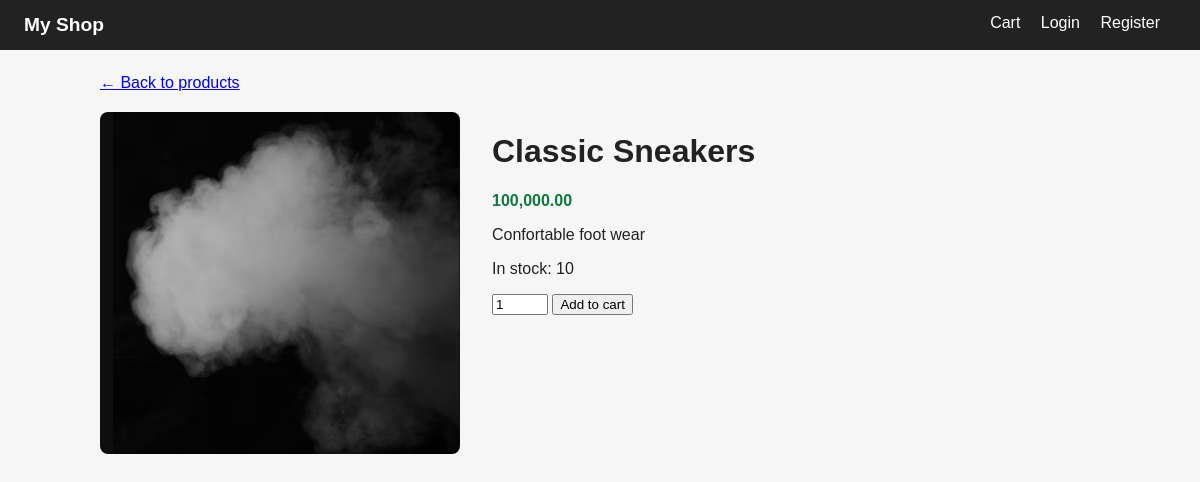
/products/1, run on the app's committed database.
### models.py (models this page shows)
class Product(SQLModel, table=True):
    id:Optional[int] = Field(default=None, primary_key=True)
    name:str
    description: str = ""
    price: float
    image: str = "placeholder.jpg"
    stock: int =10

### routers/products.py (the view)
@router.get ("/products/{product_id}")
def product_detail(
    product_id:int,
    request: Request,
    db: Session = Depends(get_db),
    user= Depends(get_optional_user),
    ):
    product = db.get(Product, product_id)
    if not product:
        raise HTTPException(status_code=404, detail="Product not found")
    return templates.TemplateResponse(
        request, "product_detail.html", {"product":product, "user": user}
    )

### templates/product_detail.html (shortened to what this page needs)
{% extends "base.html" %}
{% block content %}
<a href="/">&larr; Back to products</a>
<div class="detail">
  <img src="{{ url_for('static', path='images/' ~ product.image) }}" alt="{{ product.name }}">
  <div>
    <h1>{{ product.name }}</h1>
    <p class="price">{{ "{:,.2f}".format(product.price) }}</p>
    <p>{{ product.description }}</p>
    <p>In stock: {{ product.stock }}</p>
    {% if product.stock > 0 %}
    <form action="/cart/add/{{ product.id }}" method="post">
      <input type="number" name="quantity" value="1" min="1" max="{{ product.stock }}">
      <button type="submit">Add to cart</button>
    </form>
    {% else %}
    <p><strong>Out of stock</strong></p>
    {% endif %}
  </div>
</div>
{% endblock %}

### static/css/style.css (style rules this page uses)
body { font-family: Arial, sans-serif; margin: 0; background: #f6f6f6; color: #222; }
.price { font-weight: bold; color: #0a7a3d; }
.detail { display: flex; gap: 32px; margin-top: 20px; flex-wrap: wrap; }
.detail img { width: 360px; max-width: 100%; border-radius: 8px; }

### data on the page
Product: image (placeholder picture), name "Classic Sneakers", price "100,000.00", description "Confortable foot wear", stock "10"
